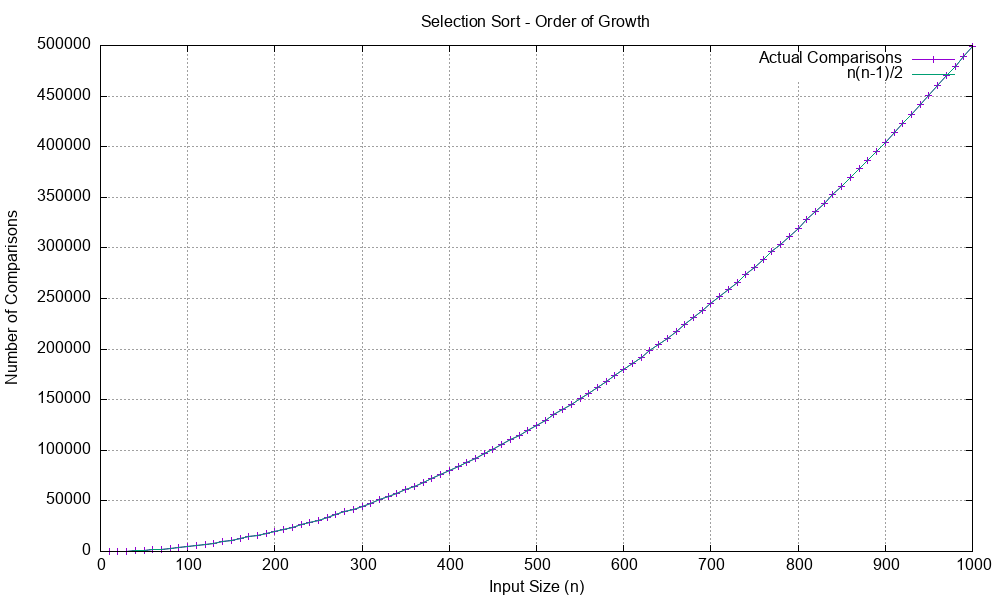

This figure's gnuplot source:
set terminal png size 1000,600
set output 'selection_graph.png'
set title 'Selection Sort - Order of Growth'
set xlabel 'Input Size (n)'
set ylabel 'Number of Comparisons'
set grid
plot 'selection_data.txt' using 1:2 with linespoints title 'Actual Comparisons', 'selection_data.txt' using 1:3 with lines title 'n(n-1)/2'
